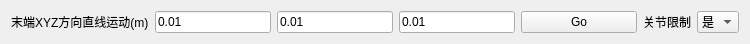
   <widget class="QWidget" name="layoutWidget">
    <property name="geometry">
     <rect>
      <x>490</x>
      <y>130</y>
      <width>750</width>
      <height>27</height>
     </rect>
    </property>
    <layout class="QHBoxLayout" name="horizontalLayout_3" stretch="1,1,1,1,1,0,0">
     <item>
      <widget class="QLabel" name="label_2">
       <property name="text">
        <string>末端XYZ方向直线运动(m)</string>
       </property>
      </widget>
     </item>
     <item>
      <widget class="QLineEdit" name="x_dis">
       <property name="text">
        <string>0.01</string>
       </property>
      </widget>
     </item>
     <item>
      <widget class="QLineEdit" name="y_dis">
       <property name="text">
        <string>0.01</string>
       </property>
      </widget>
     </item>
     <item>
      <widget class="QLineEdit" name="z_dis">
       <property name="text">
        <string>0.01</string>
       </property>
      </widget>
     </item>
     <item>
      <widget class="QPushButton" name="lineGo">
       <property name="text">
        <string>Go</string>
       </property>
      </widget>
     </item>
     <item>
      <widget class="QLabel" name="label_7">
       <property name="text">
        <string>关节限制</string>
       </property>
      </widget>
     </item>
     <item>
      <widget class="QComboBox" name="cb_jointLimit">
       <item>
        <property name="text">
         <string>是</string>
        </property>
       </item>
       <item>
        <property name="text">
         <string>否</string>
        </property>
       </item>
      </widget>
     </item>
    </layout>
   </widget>
